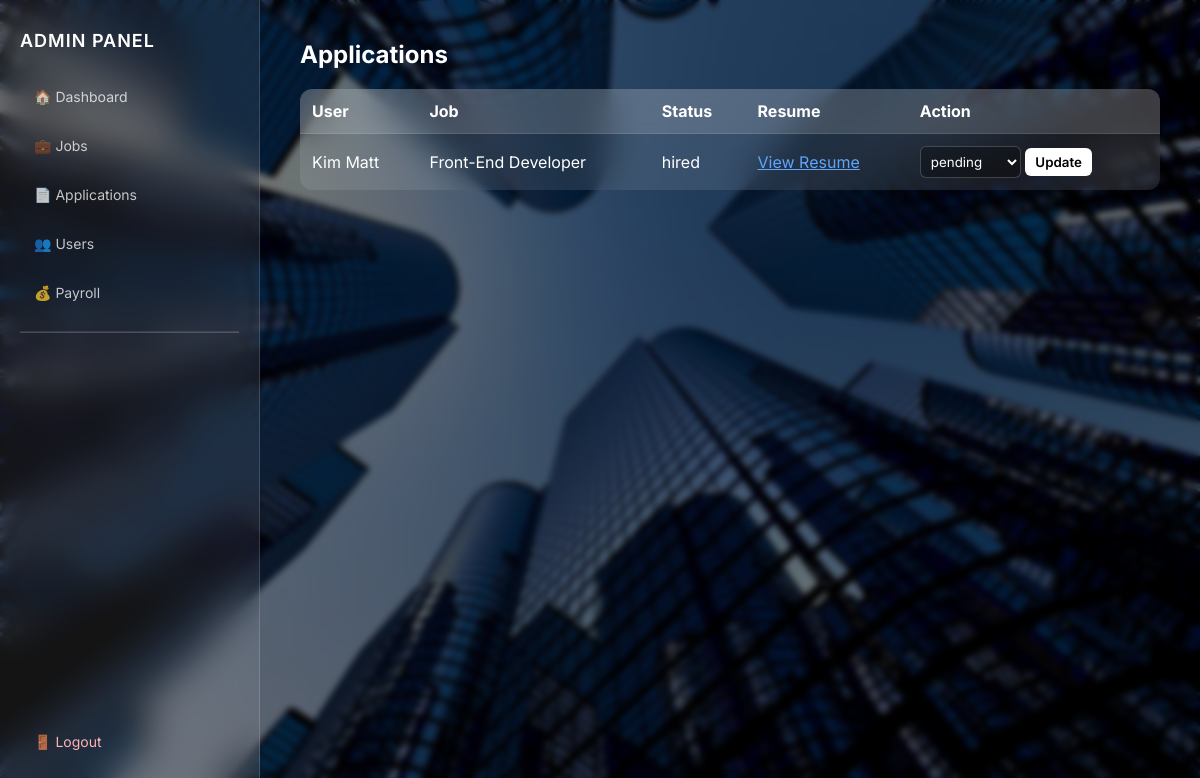
Page /admin/applications.php (signed in) on the committed database.
### tables this page shows
CREATE TABLE `applications` (
  `id` int(11) NOT NULL,
  `job_id` int(11) DEFAULT NULL,
  `user_id` int(11) DEFAULT NULL,
  `cover_letter` text DEFAULT NULL,
  `resume_path` varchar(255) DEFAULT NULL,
  `status` enum('pending','reviewed','shortlisted','rejected','hired') DEFAULT 'pending',
  `applied_at` timestamp NOT NULL DEFAULT current_timestamp(),
  `updated_at` timestamp NULL DEFAULT NULL
);

CREATE TABLE `users` (
  `id` int(11) NOT NULL,
  `full_name` varchar(100) DEFAULT NULL,
  `email` varchar(100) DEFAULT NULL,
  `password` varchar(255) DEFAULT NULL,
  `role` enum('admin','user') DEFAULT 'user',
  `profile_pic` varchar(255) DEFAULT NULL,
  `resume_path` varchar(255) DEFAULT NULL,
  `phone` varchar(20) DEFAULT NULL,
  `address` text DEFAULT NULL,
  `created_at` timestamp NOT NULL DEFAULT current_timestamp(),
  `login_attempts` int(11) DEFAULT 0,
  `last_attempt` datetime DEFAULT NULL
);

CREATE TABLE `jobs` (
  `id` int(11) NOT NULL,
  `title` varchar(255) DEFAULT NULL,
  `company` varchar(255) DEFAULT NULL,
  `location` varchar(255) DEFAULT NULL,
  `type` enum('Full-time','Part-time','Remote','Contract') DEFAULT NULL,
  `salary_range` varchar(100) DEFAULT NULL,
  `description` text DEFAULT NULL,
  `requirements` text DEFAULT NULL,
  `slots` int(11) DEFAULT NULL,
  `status` enum('open','closed') DEFAULT 'open',
  `posted_by` int(11) DEFAULT NULL,
  `created_at` timestamp NOT NULL DEFAULT current_timestamp()
);

### admin/applications.php (the view, shortened to what this page needs)
<?php
require_once "../includes/auth.php";
$app = $pdo->query("
SELECT a.*, u.full_name, j.title
FROM applications a
JOIN users u ON u.id = a.user_id
JOIN jobs j ON j.id = a.job_id
ORDER BY a.id DESC
")->fetchAll();
?>
<!DOCTYPE html>
<html>
<head>
</head>
<body>
<?php include "sidebar.php"; ?>
<div class="main">
<h2>Applications</h2>
<table>
<tr>
  <th>User</th>
  <th>Job</th>
  <th>Status</th>
  <th>Resume</th>
  <th>Action</th>
</tr>
<?php foreach($app as $a): ?>
<tr>
  <td><?= htmlspecialchars($a['full_name']) ?></td>
  <td><?= htmlspecialchars($a['title']) ?></td>
  <td><?= htmlspecialchars($a['status']) ?></td>
  <td>
    <?php if (!empty($a['resume_path'])): ?>
      <a class="resume" target="_blank"
         href="../uploads/<?= htmlspecialchars($a['resume_path']) ?>">
         View Resume
      </a>
    <?php else: ?>
      No file
    <?php endif; ?>
  </td>
  <td>
    <form method="POST">
      <select name="status">
        <option value="pending">pending</option>
      </select>
      <button class="btn">Update</button>
    </form>
  </td>
</tr>
<?php endforeach; ?>
</table>
</div>
</body>
</html>

### admin/applications.php (style rules this page uses)
* { margin: 0; padding: 0; box-sizing: border-box; font-family: 'Inter', sans-serif; }
body { min-height: 100vh; background: url("../assets/images/bg.jpg") no-repeat center center/cover; color: white; }
body::before { content: ""; position: fixed; inset: 0; background: rgba(0,0,0,0.55); backdrop-filter: blur(3px); }
.main { margin-left: 260px; padding: 40px; position: relative; z-index: 1; }
h2 { margin-bottom: 20px; }
table { width: 100%; border-collapse: collapse; background: rgba(255,255,255,0.10); backdrop-filter: blur(18px); border-radius: 12px; overflow: hidden; }
th { text-align: left; padding: 12px; background: rgba(255,255,255,0.15); }
td { padding: 12px; border-top: 1px solid rgba(255,255,255,0.1); }
select { padding: 6px; border-radius: 6px; background: rgba(0,0,0,0.3); color: #fff; border: 1px solid rgba(255,255,255,0.2); }
.btn { padding: 6px 10px; border-radius: 6px; border: none; background: #fff; color: #000; font-weight: 600; cursor: pointer; }
.resume { color: #60a5fa; }

### admin/sidebar.php (style rules this page uses)
* { margin: 0; padding: 0; box-sizing: border-box; font-family: 'Inter', sans-serif; }

### rows in the picture
applications: user.full_name "Kim Matt", job.title "Front-End Developer", status "hired"
